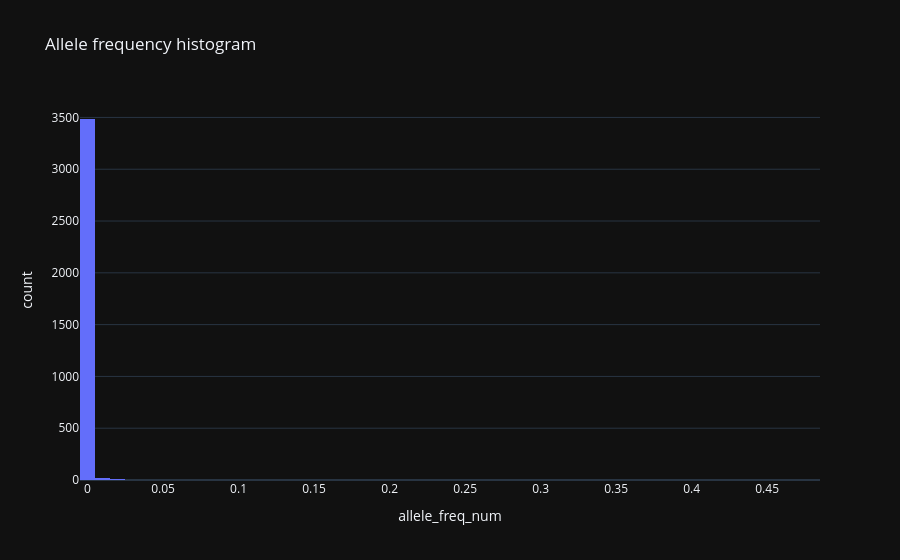

This figure's notebook cell:
### Markdown cell above
## 3. 📊 allele_freq histogram

### Code cell
tmp = d[['allele_freq_num']].dropna()
fig = px.histogram(tmp, x='allele_freq_num', nbins=60, title='Allele frequency histogram')
fig.show()

### Figure 1 — Plotly figure (JSON) as saved in the notebook; plotly's stock layout.template omitted (floating-point values rounded to 4 significant figures; data arrays with more than 128 entries replaced by an {"elided": "..."} marker saying what was removed)
{"data": [{"bingroup": "x", "hovertemplate": "allele_freq_num=%{x}<br>count=%{y}<extra></extra>", "legendgroup": "", "marker": {"color": "#636efa", "pattern": {"shape": ""}}, "name": "", "nbinsx": 60, "orientation": "v", "showlegend": false, "x": {"elided": "3535 float values"}, "xaxis": "x", "yaxis": "y", "type": "histogram"}], "layout": {"xaxis": {"anchor": "y", "domain": [0.0, 1.0], "title": {"text": "allele_freq_num"}}, "yaxis": {"anchor": "x", "domain": [0.0, 1.0], "title": {"text": "count"}}, "legend": {"tracegroupgap": 0}, "title": {"text": "Allele frequency histogram"}, "barmode": "relative"}}
